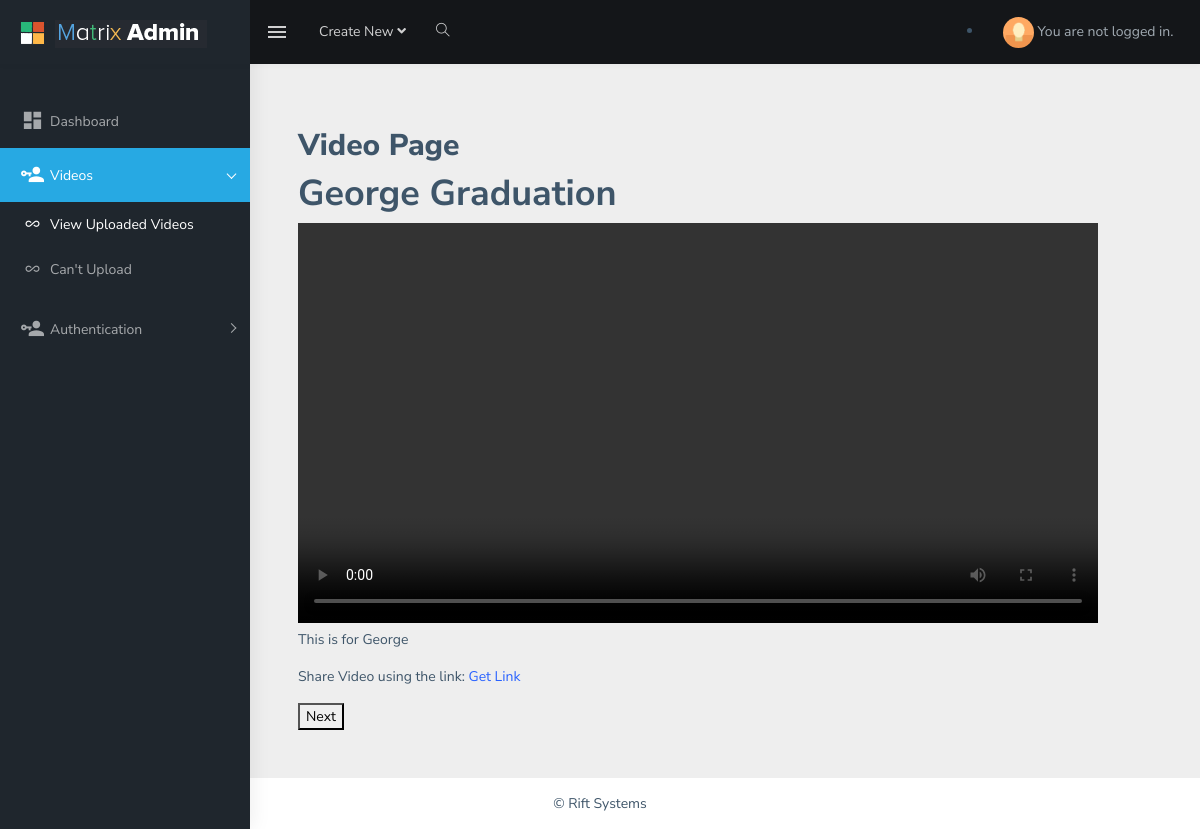
The app's page /video/admin/all_videos/, older data.
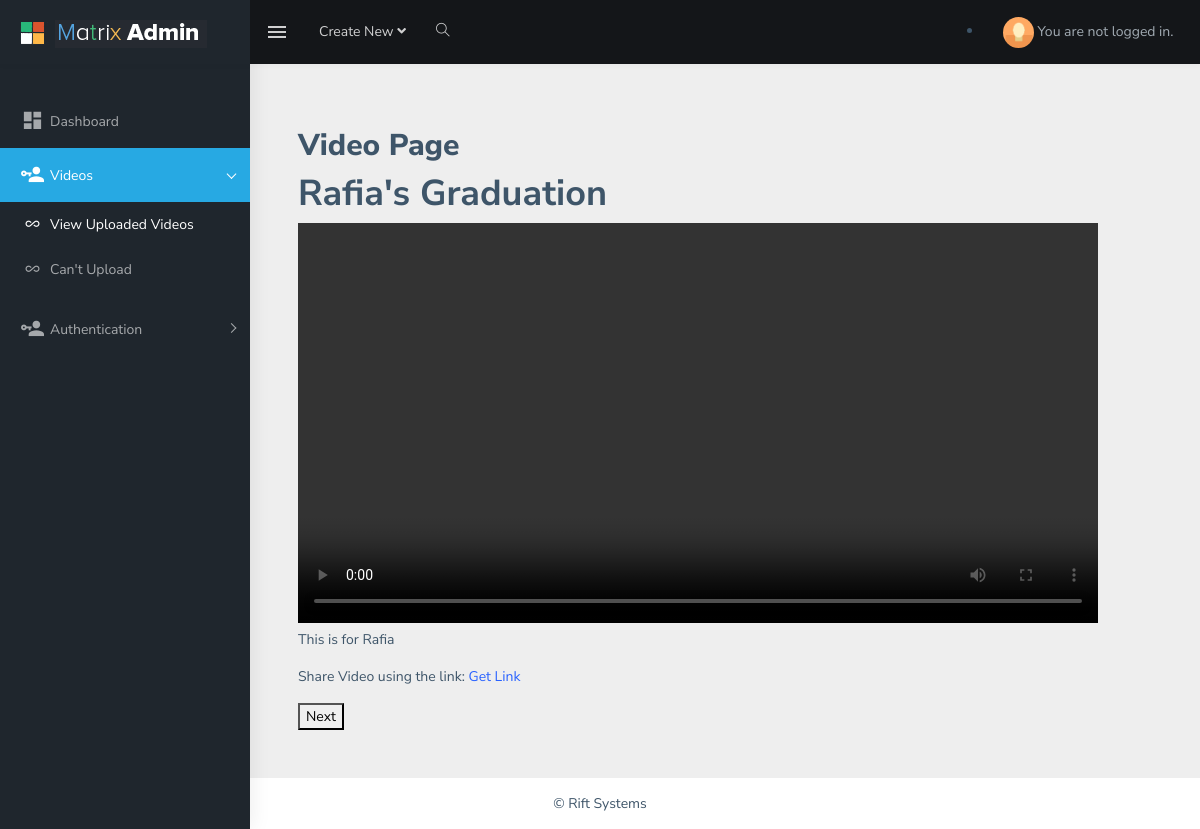
The same page, newer data.
### VideoApp/models.py (models this page shows, shortened)
class Video(models.Model):
    id = models.UUIDField(primary_key=True, default=uuid.uuid4, editable=False)
    title = models.CharField(max_length=100)
    description = models.TextField()
    uploaded_by = models.ForeignKey(UserProfile, on_delete=models.CASCADE)
    file = models.FileField(upload_to='media/video/')
    created_at = models.DateTimeField(auto_now_add=True)
    video_link = models.URLField()

### VideoApp/views.py (the view)
def display_video(request, video_id=None):
    if video_id:
        try:
            current_video = Video.objects.get(id=video_id)
            next_video = Video.objects.filter(id__gt=current_video.id).order_by('id').first()
            previous_video = Video.objects.filter(id__lt=current_video.id).order_by('-id').first()
        except Video.DoesNotExist:
            current_video = None
            next_video = None
            previous_video = None
    else:
        current_video = Video.objects.first()
        next_video = Video.objects.exclude(id=current_video.id).order_by('id').first()
        previous_video = Video.objects.filter(id__lt=current_video.id).order_by('-id').first()
    return render(request, 'matrix-admin/All_Videos_Page.html',
                  {'video': current_video, 'next_video': next_video, 'previous_video': previous_video})

### templates/matrix-admin/All_Videos_Page.html (shortened to what this page needs)
{% extends 'matrix-admin/index2.html' %}
{% block contents %}
<div class="container p-5 px-5">
    <h2 class="font-weight-bold mt-3">Video Page</h2>
    <h1>{{ video.title }}</h1>
    <div style="width: 100%; max-width: 800px;">
        <video controls style="width: 100%;">
            <source src="{{ video.file.url }}" type="{{ video.file.content_type }}">
        </video>
    </div>
    <p>{{ video.description }}</p>
    <p>Share Video using the link: <a href="{% url 'admin_all_videos'  %}{{ video.id }}">Get Link</a></p>
{% if next_video %}
    <form action="{% url 'next_video' next_video.pk %}" method="get">
        <button type="submit">Next</button>
    </form>
{% else %}
    <p>No more videos</p>
{% endif %}
</div>
{% endblock contents %}

### templates/matrix-admin/index2.html (shortened to what this page needs)
{% load static %}
<!DOCTYPE html>
<html dir="ltr" lang="en">
<head>
    <link href="{% static 'css/fullcalendar.min.css' %}" rel="stylesheet" />
    <link href="{% static 'css/calendar.css'  %}" rel="stylesheet" />
    <link href="{% static 'css/style.min.css'  %}" rel="stylesheet">
</head>
<body>
    <div id="main-wrapper">
        <header class="topbar" data-navbarbg="skin5">
            <nav class="navbar fixed-top top-navbar navbar-expand-md navbar-dark">
                <div class="navbar-header" data-logobg="skin5">
                    <a class="navbar-brand" href="index.html">
                        <b class="logo-icon p-l-10">
                            <img src="{% static '/images/logo-icon.png'  %}" alt="homepage" class="light-logo" />
                        </b>
                        <span class="logo-text">
                             <img src="{% static 'images/logo-text.png'  %}" alt="homepage" class="light-logo" />
                        </span>
                    </a>
                </div>
                <div class="navbar-collapse collapse" id="navbarSupportedContent" data-navbarbg="skin5">
                    <ul class="navbar-nav float-left mr-auto">
                        <li class="nav-item d-none d-md-block"><a class="nav-link sidebartoggler waves-effect waves-light" href="javascript:void(0)" data-sidebartype="mini-sidebar"><i class="mdi mdi-menu font-24"></i></a></li>
                        <li class="nav-item dropdown">
                            <a class="nav-link dropdown-toggle" href="#" id="navbarDropdown" role="button" data-toggle="dropdown" aria-haspopup="true" aria-expanded="false">
                             <span class="d-none d-md-block">Create New <i class="fa fa-angle-down"></i></span>
                            </a>
                        </li>
                        <li class="nav-item search-box"> <a class="nav-link waves-effect waves-dark" href="javascript:void(0)"><i class="ti-search"></i></a>
                        </li>
                    </ul>
                        <li class="nav-item dropdown">
                            <a class="nav-link dropdown-toggle text-muted waves-effect waves-dark pro-pic" href="#" data-toggle="dropdown" aria-haspopup="true" aria-expanded="false">
                        <img src="{% static 'images/users/1.jpg' %}" alt="user" class="rounded-circle" width="31">
                         {% if user.is_authenticated %}
                         <span>Welcome, {{ user.username }}!</span>
                        {% else %}
                        <span>You are not logged in.</span>
                        {% endif %}
                            </a>
                        </li>
                </div>
            </nav>
        </header>
        <aside class="left-sidebar" data-sidebarbg="skin5">
            <div class="scroll-sidebar">
                <nav class="sidebar-nav">
                    <ul id="sidebarnav" class="p-t-30">
                        <li class="sidebar-item"> <a class="sidebar-link waves-effect waves-dark sidebar-link" href="{% url 'landing_index' %}" aria-expanded="false"><i class="mdi mdi-view-dashboard"></i><span class="hide-menu">Dashboard</span></a></li>
                      <li class="sidebar-item"> <a class="sidebar-link has-arrow waves-effect waves-dark" href="javascript:void(0)" aria-expanded="false"><i class="mdi mdi-account-key"></i><span class="hide-menu">Videos </span></a>
                            <ul aria-expanded="false" class="collapse  first-level">
                                <li class="sidebar-item"><a href="{% url 'admin_all_videos' %}" class="sidebar-link"><i class="mdi mdi-all-inclusive"></i><span class="hide-menu">View Uploaded Videos</span></a></li>
                                {% if user.is_superuser %}
                                <li class="sidebar-item"><a href="{% url 'admin_upload_video' %}" class="sidebar-link"><i class="mdi mdi-all-inclusive"></i><span class="hide-menu">Upload Videos</span></a></li>
                                {% else %}
                                <li class="sidebar-item"><a class="sidebar-link"><i class="mdi mdi-all-inclusive"></i><span class="hide-menu">Can't Upload</span></a></li>
                                {% endif %}
                            </ul>
                        </li>
                        <li class="sidebar-item"> <a class="sidebar-link has-arrow waves-effect waves-dark" href="javascript:void(0)" aria-expanded="false"><i class="mdi mdi-account-key"></i><span class="hide-menu">Authentication </span></a>
                        </li>
                    </ul>
                </nav>
            </div>
        </aside>
        <div class="page-wrapper">
            {% block contents %}{% endblock contents %}
            </div>
            <footer class="footer text-center">
                &copy; Rift Systems
            </footer>
        </div>
</body>
</html>

Row changes from the older to the newer data that the page shows:
no longer on this page (row unchanged): Video: title "George Graduation", description "This is for George"
added Video: title "Rafia's Graduation", description "This is for Rafia"
